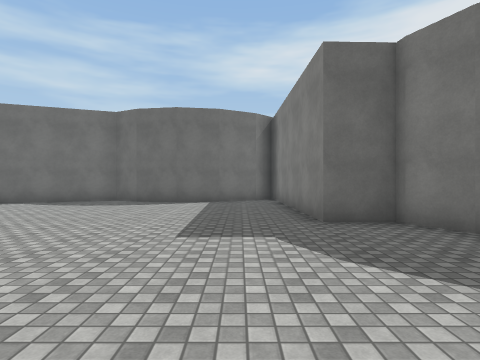
[1] (above)

24 first-person views from a walk through a Unity game level. The camera is 1.4 m above the floor, looks level and sees 80° across. The floor is counted in squares, 2 m on a side. Each view is taken from the middle of a square. On the plan, view 1 faces up. The plan holds only what a view shows up to about 10 squares ahead; the rest is blank. The place goes on beyond the plan. Surface patterns are stand-ins for the level's own textures.

[2]
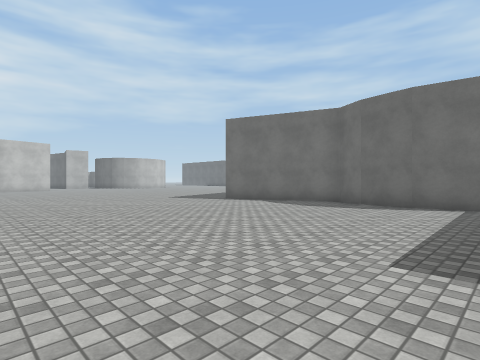

[3]
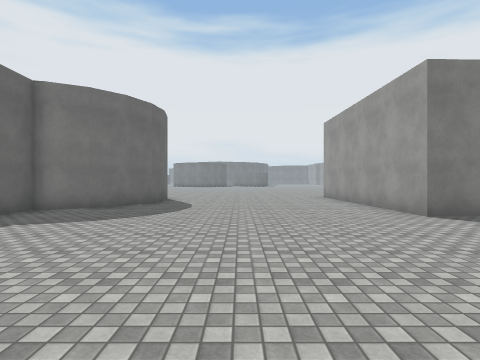

[4]
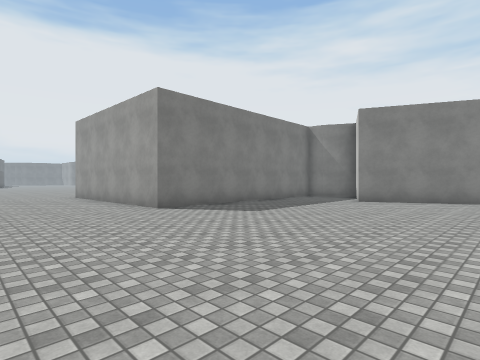

[5]
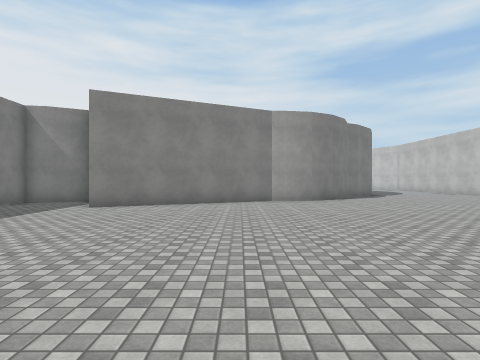

[6]
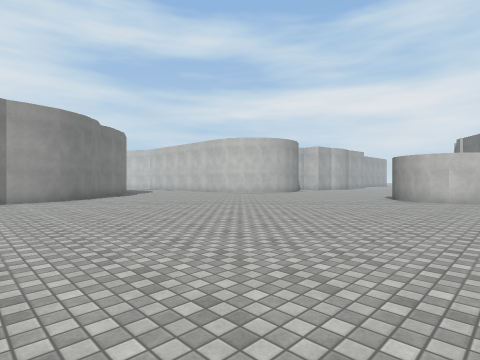

[7]
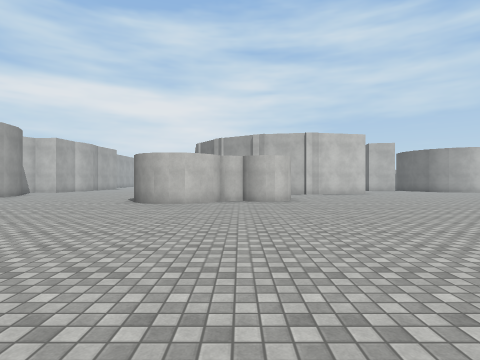

[8]
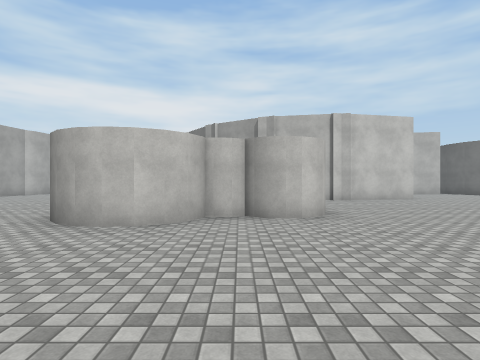

[9]
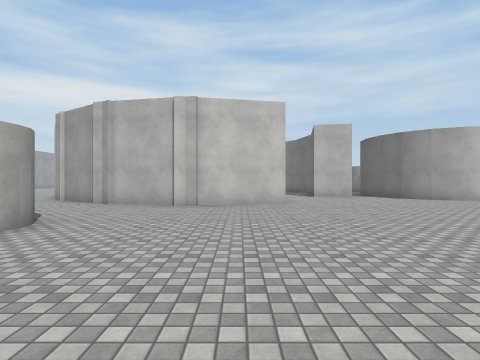

[10]
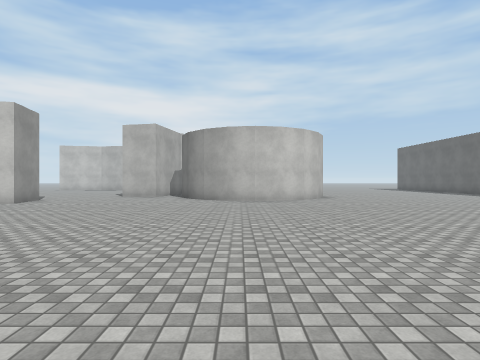

[11]
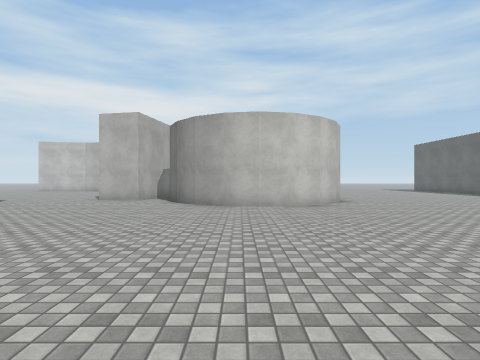

[12]
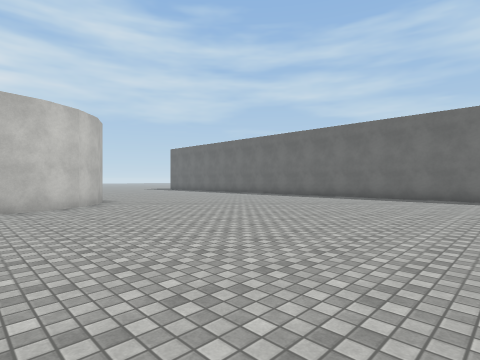

[13]
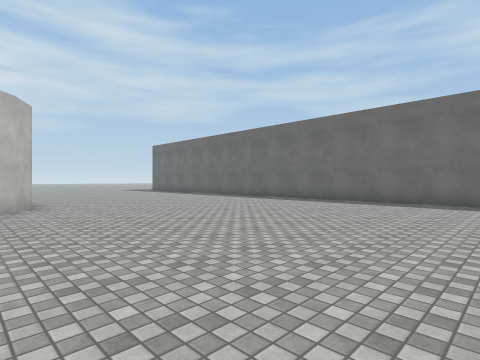

[14]
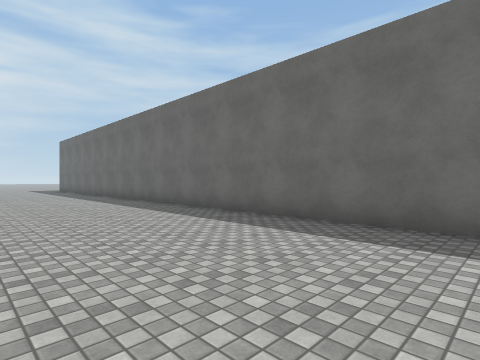

[15]
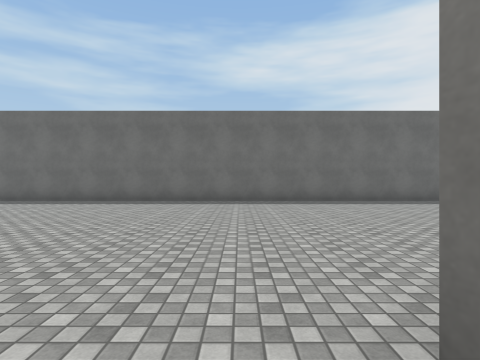

[16]
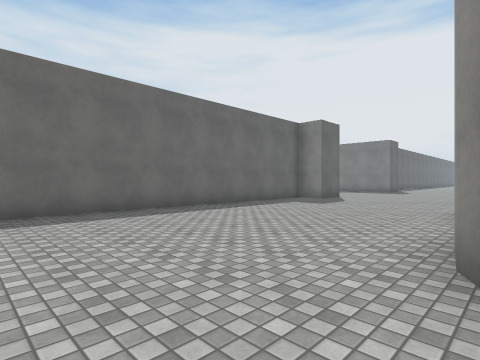

[17]
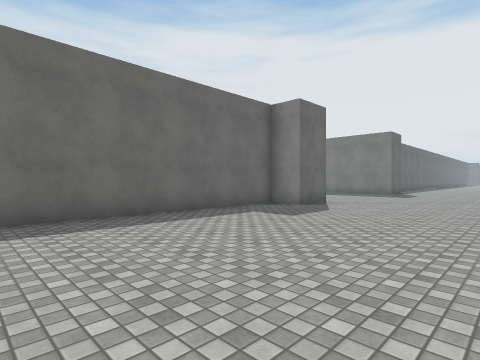

[18]
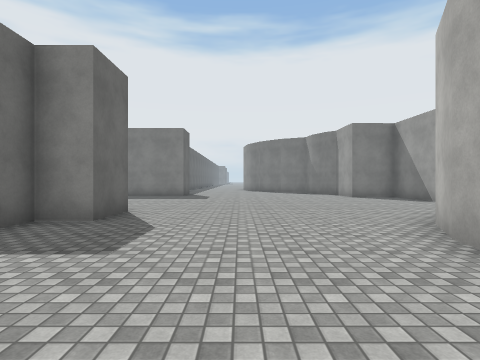

[19]
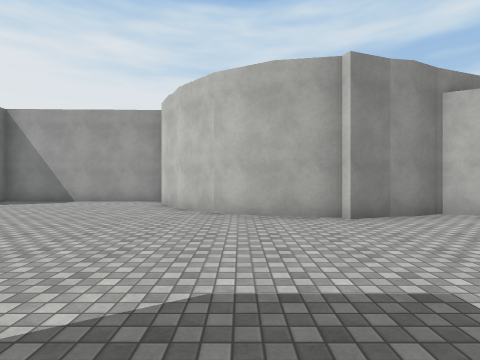

[20]
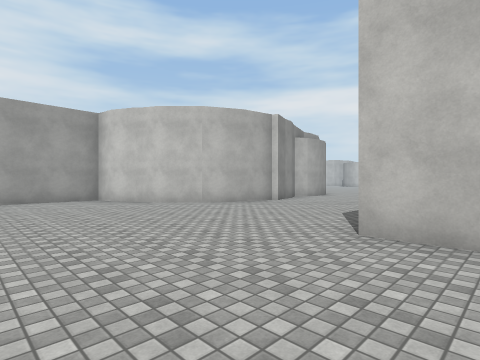

[21]
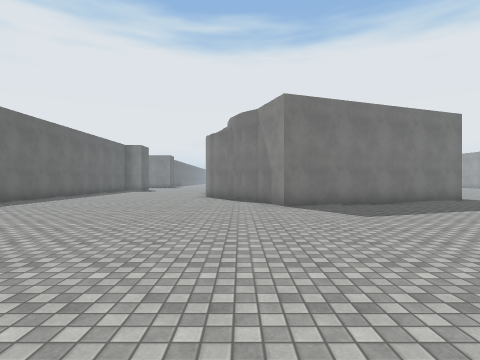

[22]
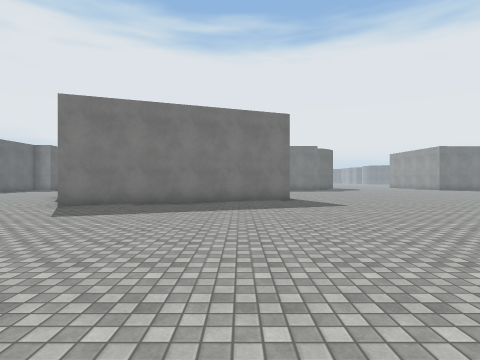

[23]
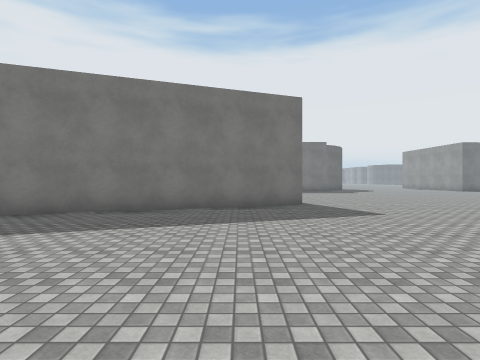

[24]
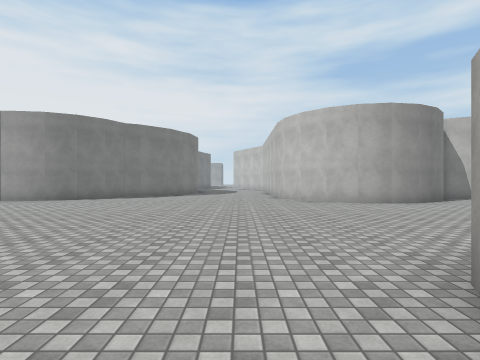

### Floor plan
Points are (right, up) in squares from view 1. A wall is a line through its corners. A room is listed if a view was taken in it or the views show most of it. See-through windows are left out.
Room 1 (views 1, 2, 3, 4, 5, 6, 7, 8, 9, 10, 11, 12, 13, 14, 15, 16, 17, 18, 19, 20, 21, 22, 23, 24)
walls: (-8, 8.2) (-10.4, 14.8) (-8.7, 15.4) (-8.2, 16); (-16.4, 0.5) (-16.2, 0); (-16.4, -1) (-16.3, -1.6) (-15.9, -1.9) (-15.4, -2.4) (-15.3, -3) (-15.4, -3.7) (-15.9, -4.2); (-15.5, -2.2) (-15.2, -2.8); (-20.8, 2.8) (-21.4, -0.4); (-15.3, -3.5) (-15.5, -3.9); (-21.2, 0.3) (-23, -2.4); (-22.8, 5.1) (-21.4, 5.4) (-21, 2.8); (-6.7, 17.2) (-6.3, 17.4) (-5.8, 17.5); (0.6, 9.9) (-0.6, 9.2) (-2, 9) (-3.3, 9.2) (-4.2, 9.7) (-7.2, 8.6); (-4.8, 17.4) (-4.2, 17.1) (-3.3, 17.5) (-2.8, 17.6); (-24.6, 8.7) (-25, 7.1); (-2.9, 17.6) (-1.9, 17.9); (-2, 17.7) (-0.7, 17.5) (0.6, 16.9) (1.7, 15.8) (2.3, 14.4) (2.5, 13.6) (6.6, 13.7); (-24.6, 15.4) (-23.7, 14.9) (-23.1, 14.3) (-22.6, 13.4) (-22.5, 12.5) (-22.6, 11.6) (-23.1, 10.7) (-23.7, 10.1) (-24.6, 9.7); (6.1, 2.6) (5.5, 2.5) (4.6, 2.6) (3.7, 3.1) (3.1, 3.7) (2.5, 4.8) (1.4, 4.7) (1.2, 9.9); (-6.5, -11.5) (-6.1, -11.5) (-1.1, -9.2); (-8.2, -12) (-7.4, -11.6) (-6.4, -11.5); (1.5, -7.6) (1.4, -3.6) (6, -3.4); (-20.9, -11.7) (-20.3, -11.1) (-19.4, -10.6) (-18.5, -10.5) (-17.6, -10.6) (-16.7, -11.1) (-16.1, -11.7); (-0.1, -11.4) (1, -10.9) (1.6, -10.8) (1.6, -9.9); (2.4, 23.8) (2.4, 22.5) (0.9, 22.5) (0.9, 23.5) (-23.6, 23.5)

Where each view was taken, in squares from view 1:
view 1: 0 up, 0 right, facing up
view 2: 1 up, 0 right, facing up-left
view 3: 0 up, 4 left, facing right
view 4: 0 up, 5 left, facing down-right
view 5: 2 down, 5 left, facing down
view 6: 1 down, 5 left, facing down-left
view 7: 1 down, 7 left, facing left
view 8: 1 down, 11 left, facing left
view 9: 4 up, 13 left, facing left
view 10: 12 up, 13 left, facing left
view 11: 12 up, 15 left, facing left
view 12: 12 up, 15 left, facing up-left
view 13: 14 up, 16 left, facing up-left
view 14: 19 up, 14 left, facing up-left
view 15: 14 up, 11 left, facing up
view 16: 17 up, 9 left, facing up-right
view 17: 18 up, 6 left, facing up-right
view 18: 20 up, 4 left, facing right
view 19: 23 up, 0 right, facing down
view 20: 24 up, 6 right, facing down-left
view 21: 16 up, 18 left, facing right
view 22: 10 up, 18 left, facing right
view 23: 10 up, 16 left, facing right
view 24: 2 down, 14 left, facing down
